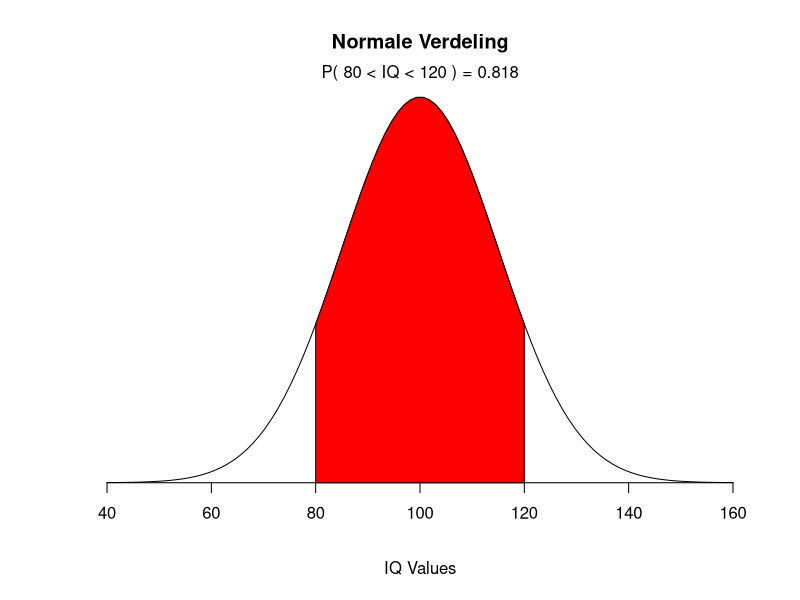
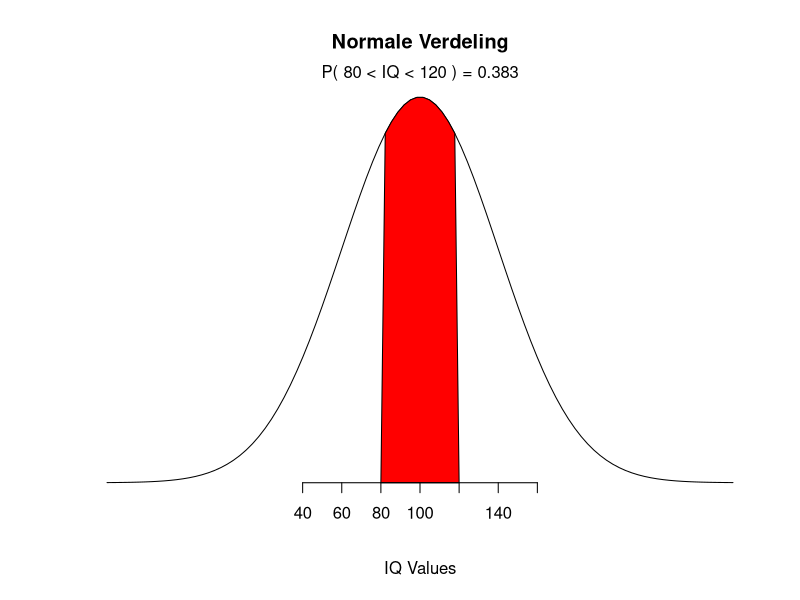
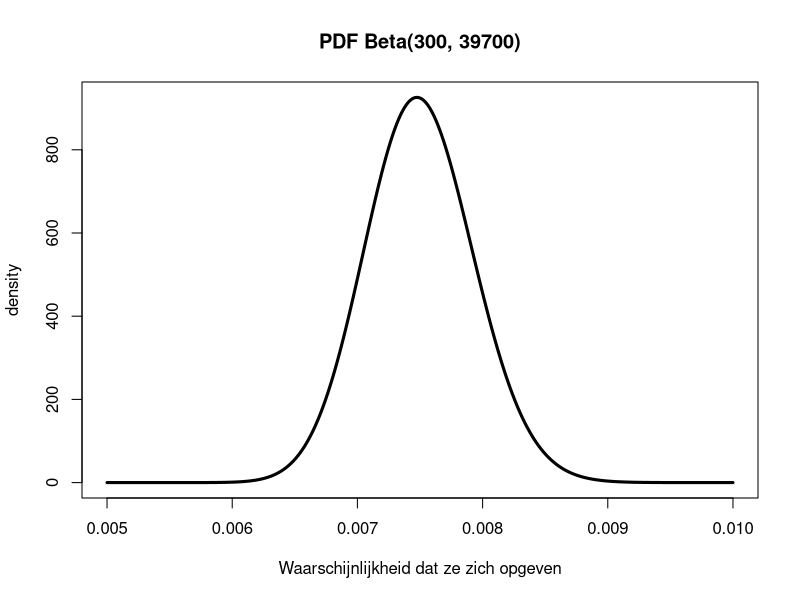

Recreate these plots in R, in order.
## ---- chunk 1
knitr::opts_chunk$set(echo = FALSE)
## ---- chunk 2
# Kinderen met IQ scores normaal verdeeld
# Gemiddelde van 100 een standard deviatie van 15. 
# Deel van de kinderen tussen 80 and 120?

mean=100; sd=15
lb=80; ub=120

x <- seq(-4,4,length=100)*sd + mean
hx <- dnorm(x,mean,sd)

plot(x, hx, type="n", xlab="IQ Values", ylab="",
  main="Normale Verdeling", axes=FALSE)

i <- x >= lb & x <= ub
lines(x, hx)
polygon(c(lb,x[i],ub), c(0,hx[i],0), col="red")

area <- pnorm(ub, mean, sd) - pnorm(lb, mean, sd)
result <- paste("P(",lb,"< IQ <",ub,") =",
   signif(area, digits=3))
mtext(result,3)
axis(1, at=seq(40, 160, 20), pos=0)
## ---- chunk 3
# Kinderen met IQ scores normaal verdeeld
# Gemiddelde van 100 een standard deviatie van 40. 
# Deel van de kinderen tussen 80 and 120?

mean=100; sd=40
lb=80; ub=120

x <- seq(-4,4,length=100)*sd + mean
hx <- dnorm(x,mean,sd)

plot(x, hx, type="n", xlab="IQ Values", ylab="",
  main="Normale Verdeling", axes=FALSE)

i <- x >= lb & x <= ub
lines(x, hx)
polygon(c(lb,x[i],ub), c(0,hx[i],0), col="red")

area <- pnorm(ub, mean, sd) - pnorm(lb, mean, sd)
result <- paste("P(",lb,"< IQ <",ub,") =",
   signif(area, digits=3))
mtext(result,3)
axis(1, at=seq(40, 160, 20), pos=0)
## ---- chunk 4
xs<-seq(0.005, 0.01, by=0.00001)
xs.all<-seq(0,1, by=0.0001)
plot(xs, dbeta(xs, 300, 40000-300), type='l', lwd=3,
     ylab="density",
     xlab="Waarschijnlijkheid dat ze zich opgeven",
     main="PDF Beta(300, 39700)")
## ---- chunk 5
pbeta(0.0065, 300, 39700)
## ---- chunk 6
pbeta(1, 300, 39700)-pbeta(0.0085, 300, 39700)
## ---- chunk 7
pbinom(3,5,0.5)
## ---- chunk 8
qbeta(0.999, 300, 39700)
## ---- chunk 9
qbeta(0.025, 300, 39700)
qbeta(0.975, 300, 39700)
## ---- chunk 10
n.trials<-100000
prior.alpha<-3
prior.beta<-7
a.samples<-rbeta(n.trials, 36+prior.alpha, 114+prior.beta)
b.samples<-rbeta(n.trials, 50+prior.alpha, 100+prior.beta )
p.b_superior<-sum(b.samples>a.samples)/n.trials
p.b_superior
